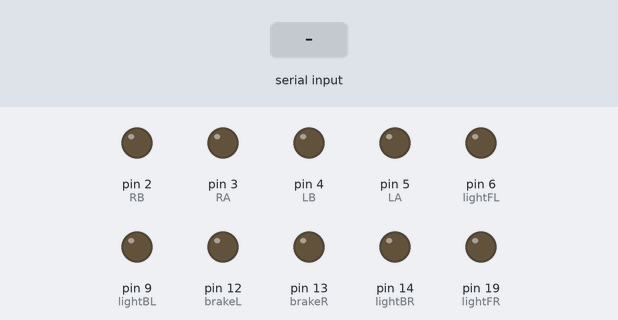
Recording of a sketch running on a simulated Arduino Uno, built with avr-gcc and run on an emulated ATmega328P. Shown: output pins drawn as LEDs (lit = HIGH). Inputs (shaded band) come from the test bench.

Above: at 1.2 s.
1.3 s: "6" received over the second serial link
At 3.2 s:
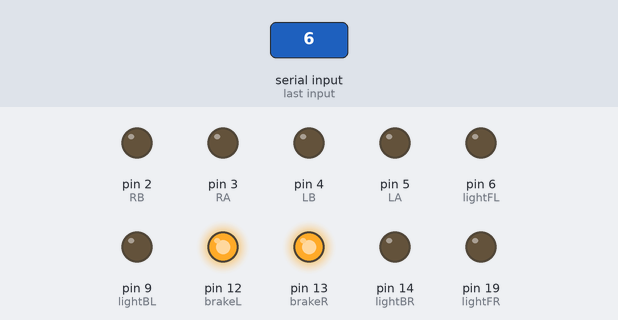
3.9 s: "7" received over the second serial link
At 4.3 s:
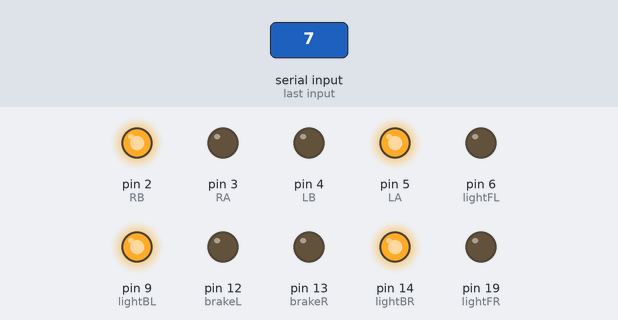
6.5 s: "8" received over the second serial link
At 8.7 s:
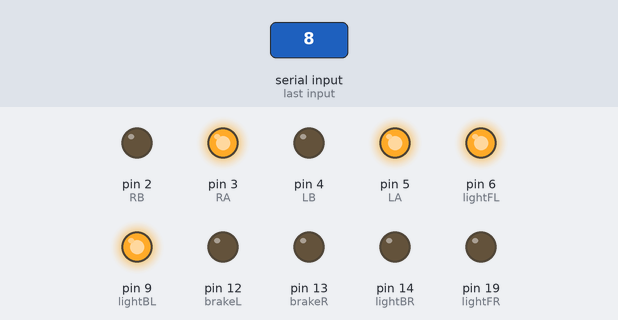
9.0 s: "9" received over the second serial link
At 10.7 s:
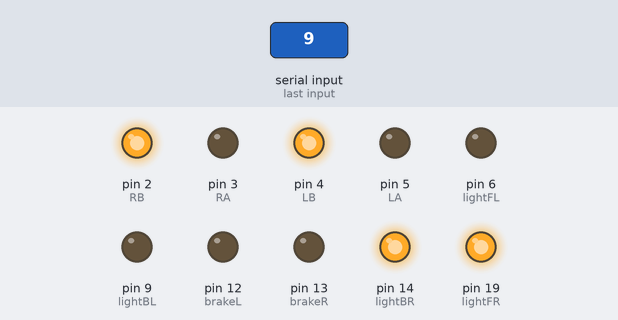
11.5 s: "8" received over the second serial link
At 12.4 s:
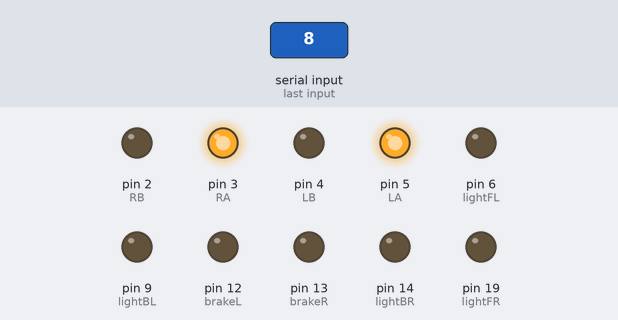
14.0 s: "5" received over the second serial link
At 14.9 s:
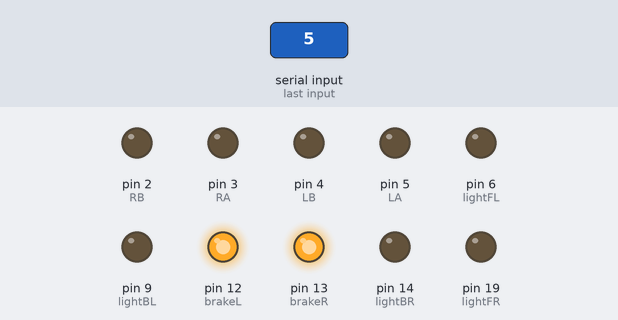
Timing chart, 0 to 16.5 s (numbered marks = the images above; inputs shaded):
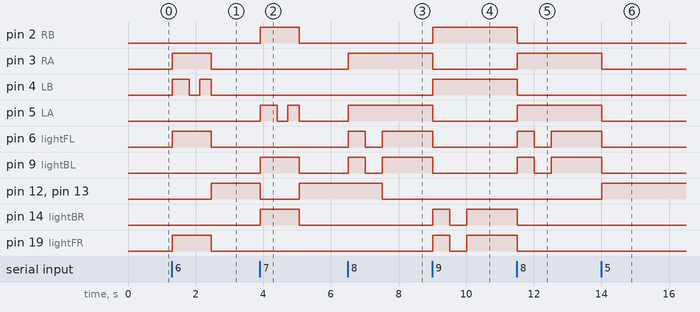

The sketch:

summative.ino
```cpp
//*************************************************************
//Title - Main Code w/ Bluetooth
//Description - A program that takes bluetooth input to control a car including forward, backward, turning, brake lights, and turn signals
//Author - Darren Liu
//Date - 06/14/23
//*************************************************************


#include <SoftwareSerial.h>;
SoftwareSerial Bluetooth(10, 11);//RX TX, Digital pins used for bluetooth


int cmd; //int variable used to capture bluetooth input


//the following are all int variables used to store the port ID's of each digital or analog pin


//left wheel output A and B
int LA = 5;
int LB = 4;
//right wheel output A and B
int RA = 3;
int RB = 2;


//Front/Back Left/Right light
int lightBL = 9;
int lightBR = 14;
int lightFL = 6;
int lightFR = 19;


//Right and left brake lights
int brakeR = 13;
int brakeL = 12;


int fast = 255;


void setup() {
  Bluetooth.begin(9600);//Working baud rate for my chip
  Serial.begin(38400);
  Bluetooth.println("Hello darren");


  //set all of our digital/analog pins to output mode except for the bluetooth pins
  pinMode(LA, OUTPUT);
  pinMode(LB, OUTPUT);
  pinMode(RA, OUTPUT);
  pinMode(RB, OUTPUT);
  pinMode(lightBL, OUTPUT);
  pinMode(lightBR, OUTPUT);
  pinMode(lightFL, OUTPUT);
  pinMode(lightFR, OUTPUT);
  pinMode(brakeR, OUTPUT);
  pinMode(brakeL, OUTPUT);
}


void loop() {


  if (Bluetooth.available()) {//check if bluetooth is available
    cmd = Bluetooth.read();//set int cmd to most recent bluetooth input


    if (cmd == '6') {
      Bluetooth.println("6 --> forward");
      lightsF();
      rightCW();
      leftCCW();//since the motors are mirrored, they should spin in opposite directions relative to the axle in order to spin in the same direction
      brakeLightsOFF();//in case the brake lights were previously on
      delay(500);
      leftStop();
      delay(300);
      leftCCW();
      delay(350);
      rightStop();
      leftStop();
      brakeLightsON();
    }


    if (cmd == '7') {
      Bluetooth.println("7 --> backward");
      lightsB();
      rightCCW();
      leftCW();
      brakeLightsOFF();//in case the brake lights were previously on
      delay(500);
      leftStop();
      delay(300);
      leftCW();
      delay(350);
      rightStop();
      leftStop();
      brakeLightsON();
    }


    if (cmd == '8') {
      Bluetooth.println("8 --> left");
      stopWheels();
      leftCW();
      rightCW();//the motors spinning in the same direction relative to their axles will result in them spinning in opposite directions
      lightsL();
      brakeLightsOFF();//in case the brake lights were previously on
    }


    if (cmd == '9') {
      Bluetooth.println("9 --> right");
      stopWheels();
      rightCCW();
      leftCCW();
      lightsR();
      brakeLightsOFF();//in case the brake lights were previously on


    }


    if (cmd == '5') {//brake command, turns the brake lights on
      Bluetooth.println("5 --> brake");
      stopWheels();
      brakeLightsON();
    }


    if(cmd == '1'){
      brakeLightsOFF();
      lightsF();
      rightCW();
      leftCCW();
    }


    //Next few are for testing the LED's


    // if (cmd == '1') {
    //   digitalWrite(lightBL, HIGH);
    //   digitalWrite(lightBR, HIGH);
    //   Bluetooth.println("1 --> back headlights on");
    // }


    // if (cmd == '2') {
    //   digitalWrite(lightBL, LOW);
    //   digitalWrite(lightBR, LOW);
    //   Bluetooth.println("2 --> back headlights off");
    // }


    // if (cmd == '3') {
    //   digitalWrite(lightFL, HIGH);
    //   digitalWrite(lightFR, HIGH);
    //   Bluetooth.println("3 --> front headlights on");
    // }


    // if (cmd == '4') {
    //   digitalWrite(lightFL, LOW);
    //   digitalWrite(lightFR, LOW);
    //   Bluetooth.println("4 --> front headlights off");
    // }


    // if (cmd == '5') {
    //   lightsON();
    //   Bluetooth.println("5 --> all lights on");
    // }


    if (cmd == '0') {//emergendy stop - turns off all motors and LED's
      Bluetooth.println("0 --> stopping everying");
      stopWheels();
      lightsOFF();
      brakeLightsOFF();
    }
  }
}


//the following methods are to make code more readable and editing as well as coding faster


void rightCCW() {
  digitalWrite(RA, LOW);
  digitalWrite(RB, HIGH);
}


void leftCCW() {
  digitalWrite(LA, LOW);
  digitalWrite(LB, HIGH);
}


void rightCW() {
  digitalWrite(RA, HIGH);
  digitalWrite(RB, LOW);
}


void rightStop(){
  digitalWrite(RA, LOW);
  digitalWrite(RB, LOW);
}


void leftStop(){
  digitalWrite(LA, LOW);
  digitalWrite(LB, LOW);
}


void leftCW() {
  digitalWrite(LA, HIGH);
  digitalWrite(LB, LOW);
}


void rightCWSlow(){
  rightCW();
  delay(500);
  rightStop();
  delay(200);
}


void rightCCWSlow(){
  rightCCW();
  delay(500);
  rightStop();
  delay(200);
}


void lightsF() {//turn back lights off and front lights on
  digitalWrite(lightBL, LOW);
  digitalWrite(lightBR, LOW);
  digitalWrite(lightFL, HIGH);
  digitalWrite(lightFR, HIGH);
}


void lightsB() {//turn back lights on and front lights off
  digitalWrite(lightBL, HIGH);
  digitalWrite(lightBR, HIGH);
  digitalWrite(lightFL, LOW);
  digitalWrite(lightFR, LOW);
}


void lightsR() {//turn on the two right side lights and turn off the left lights
  digitalWrite(lightBL, LOW);
  digitalWrite(lightFL, LOW);
  digitalWrite(lightBR, HIGH);
  digitalWrite(lightFR, HIGH);
  delay(500);
  digitalWrite(lightBR, LOW);
  digitalWrite(lightFR, LOW);
  delay(500);
  digitalWrite(lightBR, HIGH);
  digitalWrite(lightFR, HIGH);
}


void lightsL() {//turn on the two left side lights and turn off the right lights
  digitalWrite(lightBR, LOW);
  digitalWrite(lightFR, LOW);
  digitalWrite(lightBL, HIGH);
  digitalWrite(lightFL, HIGH);
  delay(500);
  digitalWrite(lightBL, LOW);
  digitalWrite(lightFL, LOW);
  delay(500);
  digitalWrite(lightBL, HIGH);
  digitalWrite(lightFL, HIGH);
}


void stopWheels() {//cut power to all motors
  digitalWrite(LA, LOW);
  digitalWrite(LB, LOW);
  digitalWrite(RA, LOW);
  digitalWrite(RB, LOW);
}


void brakeLightsON() {//turn all other lights off and turn brake lights on
  digitalWrite(lightFL, LOW);
  digitalWrite(lightFR, LOW);
  digitalWrite(lightBL, LOW);
  digitalWrite(lightBR, LOW);
  digitalWrite(brakeR, HIGH);
  digitalWrite(brakeL, HIGH);
}


void brakeLightsOFF() {//turn off just brake lights
  digitalWrite(brakeR, LOW);
  digitalWrite(brakeL, LOW);
}


void lightsOFF() {//turn off front and back lights
  digitalWrite(lightFL, LOW);
  digitalWrite(lightFR, LOW);
  digitalWrite(lightBL, LOW);
  digitalWrite(lightBR, LOW);
}


void lightsON() {//turn on front and back lights
  digitalWrite(lightFL, HIGH);
  digitalWrite(lightFR, HIGH);
  digitalWrite(lightBL, HIGH);
  digitalWrite(lightBR, HIGH);
}
```

Measured:
- after the input at 1.3 s, pin 3 (RA), pin 6 (lightFL), pin 19 (lightFR): LOW → HIGH at once, → LOW 1.2 s later; pin 4 (LB): LOW → HIGH at once, → LOW 0.50 s later, → HIGH 0.30 s later, → LOW 0.35 s later; pin 12 (brakeL), pin 13 (brakeR): LOW → HIGH after 1.2 s
- after the input at 3.9 s, pin 2 (RB), pin 9 (lightBL), pin 14 (lightBR): LOW → HIGH at once, → LOW 1.2 s later; pin 5 (LA): LOW → HIGH at once, → LOW 0.50 s later, → HIGH 0.30 s later, → LOW 0.35 s later; pin 12 (brakeL), pin 13 (brakeR): HIGH → LOW at once, → HIGH 1.2 s later
- after the input at 6.5 s, pin 3 (RA), pin 5 (LA): LOW → HIGH at once; pin 6 (lightFL), pin 9 (lightBL): LOW → HIGH at once, → LOW 0.50 s later, → HIGH 0.50 s later; pin 12 (brakeL), pin 13 (brakeR): HIGH → LOW after 1.0 s
- after the input at 9.0 s, pin 2 (RB), pin 4 (LB): LOW → HIGH at once; pin 3 (RA), pin 5 (LA), pin 6 (lightFL), pin 9 (lightBL): HIGH → LOW at once; pin 14 (lightBR), pin 19 (lightFR): LOW → HIGH at once, → LOW 0.50 s later, → HIGH 0.50 s later
- after the input at 11.5 s, pin 2 (RB), pin 4 (LB), pin 14 (lightBR), pin 19 (lightFR): HIGH → LOW at once; pin 3 (RA), pin 5 (LA): LOW → HIGH at once; pin 6 (lightFL), pin 9 (lightBL): LOW → HIGH at once, → LOW 0.50 s later, → HIGH 0.50 s later
- after the input at 14.0 s, pin 3 (RA), pin 5 (LA), pin 6 (lightFL), pin 9 (lightBL): HIGH → LOW at once; pin 12 (brakeL), pin 13 (brakeR): LOW → HIGH at once
